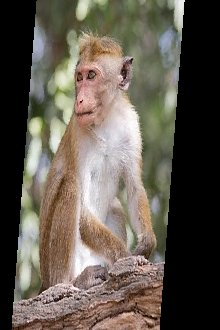
#> input picture Image Processing/Feature Detection, descreption, machting/monkey_distorted.jpg, 220 x 330 px
$ python 'Image registeration.py'
#> lines starting #> are read from the running program, lines starting #| are printed output that depends on the picture
import numpy as np
import cv2
from matplotlib import pyplot as plt


############################################ Image Registration ############################################

'''
Feature detection: is the process of finding points in an image that are interesting.
Feature description: is the process of creating a description that identifies the point.
Feature matching: is the process of finding similar points in different images.
'''

# Brute-Force Matching with ORB Descriptors:

'''
Brute-Force Matcher: is a simple matcher that takes the descriptor of one feature in first set and is matched with
all other features in second set using some distance calculation and find the best match.

- distance calculation: is the method to calculate the distance between two features.
types of distance calculation:
recommended: Hamming distance.

Hamming distance: is the number of bits that are different in the binary representation of two numbers.
1. calculate the XOR of the two features.
2. count the number of set bits in the result.
for example: 1101 ^ 1010 = 0111, so the Hamming distance is 3.

'''

# 1. read the images.
im1 = cv2.imread('./monkey_distorted.jpg') # Image that needs to be registered.
#> im1 is the input picture: shape (330, 220, 3); mean B, G, R 79, 89.4, 97
im2 = cv2.imread('./monkey.jpg') # Reference image.
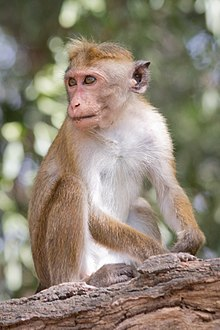
#> input picture Image Processing/Feature Detection, descreption, machting/monkey.jpg, 220 x 330 px
#> im2 is the input picture: shape (330, 220, 3); mean B, G, R 116.5, 132.2, 143.4

# 2. convert the images to grayscale.
img1 = cv2.cvtColor(im1, cv2.COLOR_BGR2GRAY)
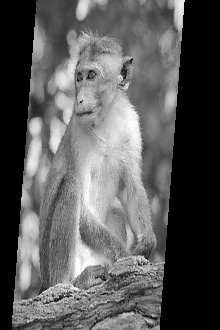
#> img1: shape (330, 220); min 0, max 255, mean 90.5
img2 = cv2.cvtColor(im2, cv2.COLOR_BGR2GRAY)
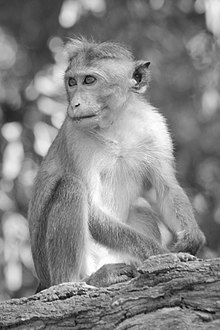
#> img2: shape (330, 220); min 5, max 255, mean 133.8

# 3. create the ORB detector.
orb = cv2.ORB_create(50) # 50 is the number of keypoints.

# 4. find the keypoints and descriptors with ORB.
kp1, des1 = orb.detectAndCompute(img1, None)
#> kp1 = 47 keypoints; strongest (x, y, size): (138, 264, 31), (140, 265, 31), (146, 260, 31), (145, 258, 31)
kp2, des2 = orb.detectAndCompute(img2, None)
#> kp2 = 47 keypoints; strongest (x, y, size): (74, 293, 31), (38, 298, 31), (184, 261, 31), (74, 291, 31)


# 5. create the BFMatcher object.
matcher = cv2.DescriptorMatcher_create(cv2.DESCRIPTOR_MATCHER_BRUTEFORCE_HAMMING) # Hamming distance.

# 6. match the descriptors.
matches = matcher.match(des1, des2, None) # None is the mask.
#> matches = 47 matches

# 7. sort the matches by distance.
matches = sorted(matches, key = lambda x:x.distance) # x.distance is the distance between the two features.

# 8. draw the first 10 matches.
img3 = cv2.drawMatches(im1,kp1, im2, kp2, matches[:10], None) # kp1 and kp2 are the keypoints of the two images.
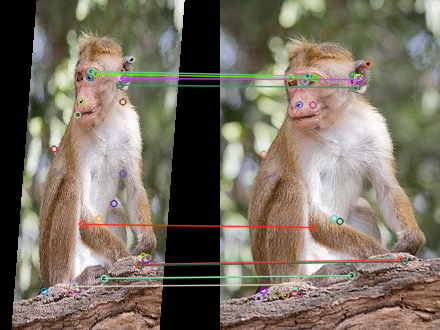
#> img3: shape (330, 440, 3); mean B, G, R 98.2, 111.6, 120.8

# 9. show matches image.
cv2.imshow("Matches image", img3)
cv2.waitKey(0)


############################################################################################################

# image registration:

'''
Image regestration using Homography is a type of feature-based image registration technique.
Homography is a transformation that maps points in one image to their corresponding points in another image.
It is a 3x3 matrix that can be computed using a set of matched points between the two images.
'''


# create an array of zeros with the same size of the matches array.
points1 = np.zeros((len(matches), 2), dtype=np.float32)
#> points1 = 47 pairs, first value 0 to 0, second value 0 to 0
points2 = np.zeros((len(matches), 2), dtype=np.float32) # 2 is the number of dimensions.
#> points2 = 47 pairs, first value 0 to 0, second value 0 to 0

# fill the points1 and points2 arrays with the coordinates of the matched keypoints.
for i, match in enumerate(matches):

    # get the coordinates , .pt is the coordinates of the keypoint.
    points1[i, :] = kp1[match.queryIdx].pt # queryIdx is the index of the keypoint in the first set.
    points2[i, :] = kp2[match.trainIdx].pt # trainIdx is the index of the keypoint in the second set.
#> this loop made 47 passes
#> after the loop, points1 = 47 pairs, first value 44 to 147.2, second value 58.8 to 292; points2 = 47 pairs, first value 43.2 to 184, second value 63.36 to 294


# find the homography matrix.

'''
RANSAC is commonly used for outlier rejection in problems such as image registration, object recognition, and stereo vision.
For example, in the context of image registration using homography,
RANSAC can be used to estimate the best set of matching keypoints,
by iteratively re-sampling a subset of keypoints and fitting a homography model to the subset.

The algorithm works by randomly selecting a small subset of the observed data and estimating the parameters of the model using only the points in the subset.
The algorithm then measures the error between the model and the remaining data points,
identifying which of them are inliers (consistently estimated by the model) and which are outliers (inconsistent with the model).

The process is repeated many times, each time selecting a new random subset of the data,
and keeping track of the set of inliers that produces the best fit model.
Once the algorithm has collected enough sets of inliers and corresponding models,
it selects the set with the largest number of inliers and estimates the model using all of the inliers.
'''

h, mask = cv2.findHomography(points1, points2, cv2.RANSAC) # h is the homography matrix, mask is the mask array.
#> h = [[1.55, 0.129, -60.51], [-0.042, 1.01, 8.87], [8.09e-05, 9.84e-05, 1]]; mask = 47 values, max 1 at index 0, min 0 at index 16, mean 0.532

# use the homography matrix to warp the images.
height, width, channels = im2.shape # get the shape of the image.
#> height = 330; width = 220; channels = 3
im1reg = cv2.warpPerspective(im1, h, (width, height)) # im1reg is the registered image. warpPerspective is used to warp the image.
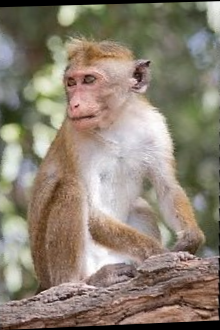
#> im1reg: shape (330, 220, 3); mean B, G, R 113.8, 128.9, 139.9

# print the homography matrix.
print("Homography matrix: \n", h)
#| Homography matrix:
#|  [[ 1.54719399e+00  1.28817124e-01 -6.05116033e+01]
#|  [-4.19863771e-02  1.00806945e+00  8.86721436e+00]
#|  [ 8.09394234e-05  9.83666458e-05  1.00000000e+00]]

# show the registered image.
cv2.imshow("Registered image", im1reg)
cv2.waitKey(0)
